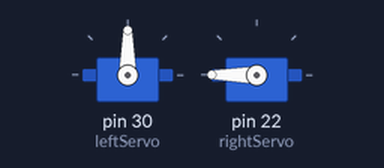
A sketch run on a simulated Arduino Mega 2560, built with avr-gcc and run on an emulated ATmega2560. On the bench: 2 × servo.

Above: at 3.8 s.
At 34.3 s:
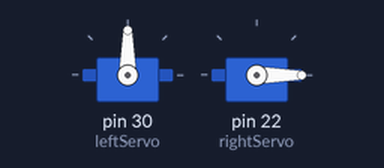
Timing chart, 0 to 35.8 s (numbered marks = the images above):
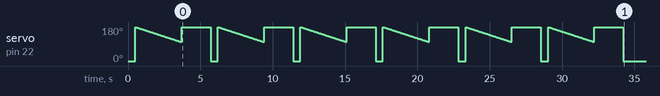

The sketch:

SERVO_TEST.ino
```cpp
#include "Servo.h"

Servo leftServo;
Servo rightServo;

void setup() {
leftServo.attach(30);
rightServo.attach(22);


for(int j = 0; j < 6; j++) {
//   leftServo.write(180);
//   delay(500);
//  for(int i = 0; i < 80; i+=1) {
//    leftServo.write(i);
//     delay(50);
//  }


  rightServo.write(0);
delay(500);
 for(int i = 180; i > 100; i-=1) {
   rightServo.write(i);
    delay(40);
 }
 rightServo.write(180);
 delay(2000);

}
//leftServo.write(180);
rightServo.write(0);

}


void loop() {
  // put your main code here, to run repeatedly:

}
```

Measured:
- by itself, servo on pin 22 (rightServo): moves between 0° and 180°, repeating every 5.7 s
